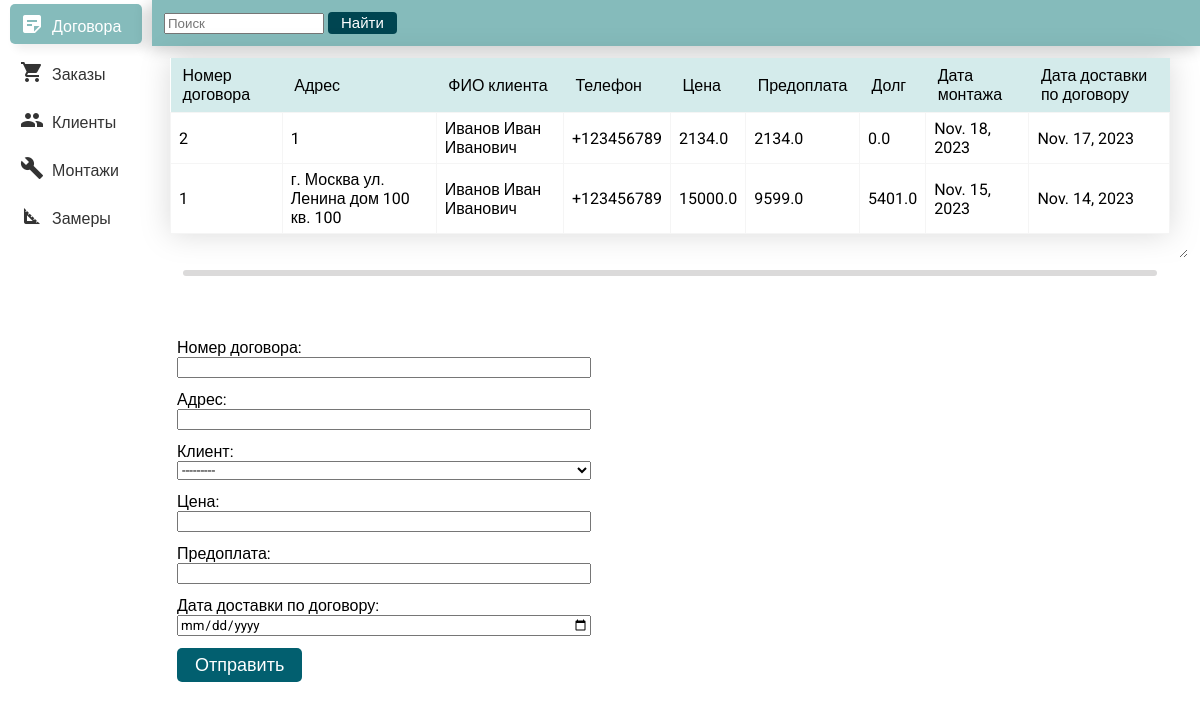
The page / on the database its author committed.
### main_forms/models.py (models this page shows, shortened)
class Contracts(models.Model):
    customer = models.ForeignKey(Customers, on_delete=models.CASCADE)
    contract_number = models.CharField(max_length=255, verbose_name='Номер договора')       # Номер договора.
    address = models.CharField(max_length=255, verbose_name='Адрес')                        # Адрес
    price = models.FloatField(verbose_name='Цена')                                          # Цена.
    prepayment = models.FloatField(verbose_name='Предоплата')                               # Предоплата.
    debt = models.FloatField(verbose_name='Долг')                                           # Долг.
    delivery_date_by_contract = models.DateField(verbose_name='Дата доставки по договору')  # Дата доставки по договору.
    objects = models.Manager()

class Customers(models.Model):
    id = models.AutoField(primary_key=True, unique=True)
    address = models.CharField(max_length=255, verbose_name='Адрес')                        # Адрес
    customer_name = models.CharField(max_length=255, verbose_name='ФИО клиента')            # ФИО клиента
    phone = models.CharField(max_length=12, verbose_name='Телефон')                         # Телефон
    objects = models.Manager()
    def __str__(self):
        return self.customer_name

### main_forms/views.py (the view)
# urls.py: path("", views.create_contract, name="main"),
def create_contract(request):
    subquery = Installations.objects.filter(contract=OuterRef('contract_number')).order_by('installation_date').values(
        'installation_date')[:1]
    table_data = Contracts.objects.annotate(installation_date=Subquery(subquery))
    return create_entity(request, table_data, ContractsForm, "main_forms/contracts.html", "contracts")

### main_forms/views.py (called while the page is built)
def create_entity(request, table_data, form_class, template_name, this_page):
    if request.method == 'POST':
        form = form_class(request.POST)
        if form.is_valid():
            task = form.save(commit=False)
            task.save()
    else:
        form = form_class
    context = {'table_data': table_data, "form": form, "this_page": this_page}
    return render(request, template_name, context=context)

### main_forms/templates/main_forms/contracts.html (shortened to what this page needs)
{% extends "main_forms/base.html" %}
{% block form_block %}
<div class="table-container">
  <table>
    <thead>
      <tr>
        <th>Номер договора</th>
        <th>Адрес</th>
        <th>ФИО клиента</th>
        <th>Телефон</th>
        <th>Цена</th>
        <th>Предоплата</th>
        <th>Долг</th>
        <th>Дата монтажа</th>
        <th>Дата доставки по договору</th>
      </tr>
    </thead>
    <tbody>
      {% for row in table_data|slice:'::-1' %}
      <tr>
        <td>{{ row.contract_number }}</td>
        <td>{{ row.address }}</td>
        <td>{{ row.customer.customer_name }}</td>
        <td>{{ row.customer.phone }}</td>
        <td>{{ row.price }}</td>
        <td>{{ row.prepayment }}</td>
        <td>{{ row.debt }}</td>
        <td>{{ row.installation_date }}</td>
        <td>{{ row.delivery_date_by_contract }}</td>
      </tr>
      {% endfor %}
    </tbody>
  </table>
</div>
<div class="resize-handle"></div>
<form action="{% url 'create_contract' %}" method="post">
  {{ form.as_div }}
  <button class="sumbit_button" type="submit" name="submit">Отправить</button>
</form>
{% endblock %}

### main_forms/static/main_forms/css/style.css (style rules this page uses)
* { font-family: 'Roboto', sans-serif; }
body { margin: 0; }

### main_forms/static/main_forms/css/table.css (style rules this page uses)
.table-container { filter: drop-shadow(0px 0px 15px rgba(0, 0, 0, .15)); height: 200px; overflow: auto; padding-inline: 18px; margin-bottom: 12px; margin-top: 12px; resize: vertical; }
table { width: 100%; border-collapse: collapse; background-color: #fff; }
th { padding: 8px 12px; background-color: #D4EBEB; font-weight: 500; text-align: left; }
td { padding: 6px 8px; border: 1px solid #f5f5f5; }
.resize-handle { border-radius: 8px; height: 6px; cursor: ns-resize; background-color: #dbdada; margin: 0 auto; width: 94%; touch-action: none; }

### main_forms/static/main_forms/css/forms.css (style rules this page uses)
form > div { display: grid; margin-bottom: 12px; }
form { width: 40%; padding: 0px 25px; margin-top: auto; }
.sumbit_button { border-radius: 5px; background-color: #025F6F; border: none; color: white; padding: 6px 18px; text-align: center; font-size: 18px; }

### rows shown on the page
Contracts: contract_number "2", address "1", customer.customer_name "Иванов Иван Иванович", customer.phone "+123456789", price "2134.0", prepayment "2134.0", debt "0.0", installation_date "Nov. 18, 2023", delivery_date_by_contract "Nov. 17, 2023"
Contracts: contract_number "1", address "г. Москва ул. Ленина дом 100 кв. 100", customer.customer_name "Иванов Иван Иванович", customer.phone "+123456789", price "15000.0", prepayment "9599.0", debt "5401.0", installation_date "Nov. 15, 2023", delivery_date_by_contract "Nov. 14, 2023"
